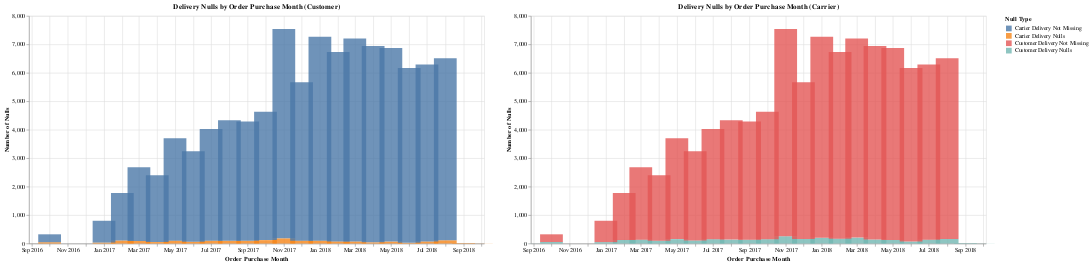

Source (notebook cell):
### Markdown cell above
## Investigate nulls in 'order_delivered_customer_date' and 'order_delivered_carrier_date'

### Code cell
"""
Features: Order Purchase Date, Delivery Null Count
"""

df_order = data.convert_to_datetime(df_order)

df_order = data.add_date_features(df_order)

customer_all, carrier_all = views.get_delivery_nulls(df_order)

customer_nulls_chart, carrier_nulls_chart = charts.delivery_nulls_chart(customer_all, carrier_all)

customer_nulls_chart | carrier_nulls_chart

### Figure 1 — Vega-Lite specification as saved in the notebook (floating-point values rounded to 4 significant figures)
{"config": {"view": {"continuousWidth": 300, "continuousHeight": 300}}, "hconcat": [{"data": {"name": "data-7e9afccb7a7e6f987f68a18314069fc9"}, "mark": {"type": "bar", "color": "orange", "opacity": 0.8, "size": 40}, "encoding": {"color": {"field": "Type", "title": "Null Type", "type": "nominal"}, "tooltip": [{"field": "order_purchase_month", "type": "temporal"}, {"field": "Null Count", "type": "quantitative"}, {"field": "Type", "type": "nominal"}], "x": {"axis": {"format": "%b %Y"}, "field": "order_purchase_month", "title": "Order Purchase Month", "type": "temporal"}, "y": {"field": "Null Count", "title": "Number of Nulls", "type": "quantitative"}}, "height": 400, "title": "Delivery Nulls by Order Purchase Month (Customer)", "width": 800}, {"data": {"name": "data-48971a33ca331532c94dc006b7f80301"}, "mark": {"type": "bar", "color": "steelblue", "opacity": 0.8, "size": 40}, "encoding": {"color": {"field": "Type", "title": "Null Type", "type": "nominal"}, "tooltip": [{"field": "order_purchase_month", "type": "temporal"}, {"field": "Null Count", "type": "quantitative"}, {"field": "Type", "type": "nominal"}], "x": {"axis": {"format": "%b %Y"}, "field": "order_purchase_month", "title": "Order Purchase Month", "type": "temporal"}, "y": {"field": "Null Count", "title": "Number of Nulls", "type": "quantitative"}}, "height": 400, "title": "Delivery Nulls by Order Purchase Month (Carrier)", "width": 800}], "$schema": "https://vega.github.io/schema/vega-lite/v5.20.1.json", "datasets": {"data-7e9afccb7a7e6f987f68a18314069fc9": [{"order_purchase_month": "2016-09-01T00:00:00", "Null Count": 2, "Type": "Carrier Delivery Nulls"}, {"order_purchase_month": "2016-10-01T00:00:00", "Null Count": 46, "Type": "Carrier Delivery Nulls"}, {"order_purchase_month": "2017-01-01T00:00:00", "Null Count": 34, "Type": "Carrier Delivery Nulls"}, {"order_purchase_month": "2017-02-01T00:00:00", "Null Count": 106, "Type": "Carrier Delivery Nulls"}, {"order_purchase_month": "2017-03-01T00:00:00", "Null Count": 91, "Type": "Carrier Delivery Nulls"}, {"order_purchase_month": "2017-04-01T00:00:00", "Null Count": 52, "Type": "Carrier Delivery Nulls"}, {"order_purchase_month": "2017-05-01T00:00:00", "Null Count": 100, "Type": "Carrier Delivery Nulls"}, {"order_purchase_month": "2017-06-01T00:00:00", "Null Count": 63, "Type": "Carrier Delivery Nulls"}, {"order_purchase_month": "2017-07-01T00:00:00", "Null Count": 98, "Type": "Carrier Delivery Nulls"}, {"order_purchase_month": "2017-08-01T00:00:00", "Null Count": 97, "Type": "Carrier Delivery Nulls"}, {"order_purchase_month": "2017-09-01T00:00:00", "Null Count": 98, "Type": "Carrier Delivery Nulls"}, {"order_purchase_month": "2017-10-01T00:00:00", "Null Count": 120, "Type": "Carrier Delivery Nulls"}, {"order_purchase_month": "2017-11-01T00:00:00", "Null Count": 183, "Type": "Carrier Delivery Nulls"}, {"order_purchase_month": "2017-12-01T00:00:00", "Null Count": 102, "Type": "Carrier Delivery Nulls"}, {"order_purchase_month": "2018-01-01T00:00:00", "Null Count": 100, "Type": "Carrier Delivery Nulls"}, {"order_purchase_month": "2018-02-01T00:00:00", "Null Count": 75, "Type": "Carrier Delivery Nulls"}, {"order_purchase_month": "2018-03-01T00:00:00", "Null Count": 73, "Type": "Carrier Delivery Nulls"}, {"order_purchase_month": "2018-04-01T00:00:00", "Null Count": 42, "Type": "Carrier Delivery Nulls"}, {"order_purchase_month": "2018-05-01T00:00:00", "Null Count": 70, "Type": "Carrier Delivery Nulls"}, {"order_purchase_month": "2018-06-01T00:00:00", "Null Count": 25, "Type": "Carrier Delivery Nulls"}, {"order_purchase_month": "2018-07-01T00:00:00", "Null Count": 73, "Type": "Carrier Delivery Nulls"}, {"order_purchase_month": "2018-08-01T00:00:00", "Null Count": 114, "Type": "Carrier Delivery Nulls"}, {"order_purchase_month": "2018-09-01T00:00:00", "Null Count": 15, "Type": "Carrier Delivery Nulls"}, {"order_purchase_month": "2018-10-01T00:00:00", "Null Count": 4, "Type": "Carrier Delivery Nulls"}, {"order_purchase_month": "2016-09-01T00:00:00", "Null Count": 2, "Type": "Carrier Delivery Not Missing"}, {"order_purchase_month": "2016-10-01T00:00:00", "Null Count": 278, "Type": "Carrier Delivery Not Missing"}, {"order_purchase_month": "2016-12-01T00:00:00", "Null Count": 1, "Type": "Carrier Delivery Not Missing"}, {"order_purchase_month": "2017-01-01T00:00:00", "Null Count": 766, "Type": "Carrier Delivery Not Missing"}, {"order_purchase_month": "2017-02-01T00:00:00", "Null Count": 1674, "Type": "Carrier Delivery Not Missing"}, {"order_purchase_month": "2017-03-01T00:00:00", "Null Count": 2591, "Type": "Carrier Delivery Not Missing"}, {"order_purchase_month": "2017-04-01T00:00:00", "Null Count": 2352, "Type": "Carrier Delivery Not Missing"}, {"order_purchase_month": "2017-05-01T00:00:00", "Null Count": 3600, "Type": "Carrier Delivery Not Missing"}, {"order_purchase_month": "2017-06-01T00:00:00", "Null Count": 3182, "Type": "Carrier Delivery Not Missing"}, {"order_purchase_month": "2017-07-01T00:00:00", "Null Count": 3928, "Type": "Carrier Delivery Not Missing"}, {"order_purchase_month": "2017-08-01T00:00:00", "Null Count": 4234, "Type": "Carrier Delivery Not Missing"}, {"order_purchase_month": "2017-09-01T00:00:00", "Null Count": 4187, "Type": "Carrier Delivery Not Missing"}, {"order_purchase_month": "2017-10-01T00:00:00", "Null Count": 4511, "Type": "Carrier Delivery Not Missing"}, {"order_purchase_month": "2017-11-01T00:00:00", "Null Count": 7361, "Type": "Carrier Delivery Not Missing"}, {"order_purchase_month": "2017-12-01T00:00:00", "Null Count": 5571, "Type": "Carrier Delivery Not Missing"}, {"order_purchase_month": "2018-01-01T00:00:00", "Null Count": 7169, "Type": "Carrier Delivery Not Missing"}, {"order_purchase_month": "2018-02-01T00:00:00", "Null Count": 6653, "Type": "Carrier Delivery Not Missing"}, {"order_purchase_month": "2018-03-01T00:00:00", "Null Count": 7138, "Type": "Carrier Delivery Not Missing"}, {"order_purchase_month": "2018-04-01T00:00:00", "Null Count": 6897, "Type": "Carrier Delivery Not Missing"}, {"order_purchase_month": "2018-05-01T00:00:00", "Null Count": 6803, "Type": "Carrier Delivery Not Missing"}, {"order_purchase_month": "2018-06-01T00:00:00", "Null Count": 6142, "Type": "Carrier Delivery Not Missing"}, {"order_purchase_month": "2018-07-01T00:00:00", "Null Count": 6219, "Type": "Carrier Delivery Not Missing"}, {"order_purchase_month": "2018-08-01T00:00:00", "Null Count": 6398, "Type": "Carrier Delivery Not Missing"}, {"order_purchase_month": "2018-09-01T00:00:00", "Null Count": 1, "Type": "Carrier Delivery Not Missing"}], "data-48971a33ca331532c94dc006b7f80301": [{"order_purchase_month": "2016-09-01T00:00:00", "Null Count": 3, "Type": "Customer Delivery Nulls"}, {"order_purchase_month": "2016-10-01T00:00:00", "Null Count": 54, "Type": "Customer Delivery Nulls"}, {"order_purchase_month": "2017-01-01T00:00:00", "Null Count": 50, "Type": "Customer Delivery Nulls"}, {"order_purchase_month": "2017-02-01T00:00:00", "Null Count": 127, "Type": "Customer Delivery Nulls"}, {"order_purchase_month": "2017-03-01T00:00:00", "Null Count": 136, "Type": "Customer Delivery Nulls"}, {"order_purchase_month": "2017-04-01T00:00:00", "Null Count": 101, "Type": "Customer Delivery Nulls"}, {"order_purchase_month": "2017-05-01T00:00:00", "Null Count": 155, "Type": "Customer Delivery Nulls"}, {"order_purchase_month": "2017-06-01T00:00:00", "Null Count": 110, "Type": "Customer Delivery Nulls"}, {"order_purchase_month": "2017-07-01T00:00:00", "Null Count": 154, "Type": "Customer Delivery Nulls"}, {"order_purchase_month": "2017-08-01T00:00:00", "Null Count": 138, "Type": "Customer Delivery Nulls"}, {"order_purchase_month": "2017-09-01T00:00:00", "Null Count": 135, "Type": "Customer Delivery Nulls"}, {"order_purchase_month": "2017-10-01T00:00:00", "Null Count": 153, "Type": "Customer Delivery Nulls"}, {"order_purchase_month": "2017-11-01T00:00:00", "Null Count": 256, "Type": "Customer Delivery Nulls"}, {"order_purchase_month": "2017-12-01T00:00:00", "Null Count": 160, "Type": "Customer Delivery Nulls"}, {"order_purchase_month": "2018-01-01T00:00:00", "Null Count": 200, "Type": "Customer Delivery Nulls"}, {"order_purchase_month": "2018-02-01T00:00:00", "Null Count": 172, "Type": "Customer Delivery Nulls"}, {"order_purchase_month": "2018-03-01T00:00:00", "Null Count": 208, "Type": "Customer Delivery Nulls"}, {"order_purchase_month": "2018-04-01T00:00:00", "Null Count": 141, "Type": "Customer Delivery Nulls"}, {"order_purchase_month": "2018-05-01T00:00:00", "Null Count": 124, "Type": "Customer Delivery Nulls"}, {"order_purchase_month": "2018-06-01T00:00:00", "Null Count": 71, "Type": "Customer Delivery Nulls"}, {"order_purchase_month": "2018-07-01T00:00:00", "Null Count": 136, "Type": "Customer Delivery Nulls"}, {"order_purchase_month": "2018-08-01T00:00:00", "Null Count": 161, "Type": "Customer Delivery Nulls"}, {"order_purchase_month": "2018-09-01T00:00:00", "Null Count": 16, "Type": "Customer Delivery Nulls"}, {"order_purchase_month": "2018-10-01T00:00:00", "Null Count": 4, "Type": "Customer Delivery Nulls"}, {"order_purchase_month": "2016-09-01T00:00:00", "Null Count": 1, "Type": "Customer Delivery Not Missing"}, {"order_purchase_month": "2016-10-01T00:00:00", "Null Count": 270, "Type": "Customer Delivery Not Missing"}, {"order_purchase_month": "2016-12-01T00:00:00", "Null Count": 1, "Type": "Customer Delivery Not Missing"}, {"order_purchase_month": "2017-01-01T00:00:00", "Null Count": 750, "Type": "Customer Delivery Not Missing"}, {"order_purchase_month": "2017-02-01T00:00:00", "Null Count": 1653, "Type": "Customer Delivery Not Missing"}, {"order_purchase_month": "2017-03-01T00:00:00", "Null Count": 2546, "Type": "Customer Delivery Not Missing"}, {"order_purchase_month": "2017-04-01T00:00:00", "Null Count": 2303, "Type": "Customer Delivery Not Missing"}, {"order_purchase_month": "2017-05-01T00:00:00", "Null Count": 3545, "Type": "Customer Delivery Not Missing"}, {"order_purchase_month": "2017-06-01T00:00:00", "Null Count": 3135, "Type": "Customer Delivery Not Missing"}, {"order_purchase_month": "2017-07-01T00:00:00", "Null Count": 3872, "Type": "Customer Delivery Not Missing"}, {"order_purchase_month": "2017-08-01T00:00:00", "Null Count": 4193, "Type": "Customer Delivery Not Missing"}, {"order_purchase_month": "2017-09-01T00:00:00", "Null Count": 4150, "Type": "Customer Delivery Not Missing"}, {"order_purchase_month": "2017-10-01T00:00:00", "Null Count": 4478, "Type": "Customer Delivery Not Missing"}, {"order_purchase_month": "2017-11-01T00:00:00", "Null Count": 7288, "Type": "Customer Delivery Not Missing"}, {"order_purchase_month": "2017-12-01T00:00:00", "Null Count": 5513, "Type": "Customer Delivery Not Missing"}, {"order_purchase_month": "2018-01-01T00:00:00", "Null Count": 7069, "Type": "Customer Delivery Not Missing"}, {"order_purchase_month": "2018-02-01T00:00:00", "Null Count": 6556, "Type": "Customer Delivery Not Missing"}, {"order_purchase_month": "2018-03-01T00:00:00", "Null Count": 7003, "Type": "Customer Delivery Not Missing"}, {"order_purchase_month": "2018-04-01T00:00:00", "Null Count": 6798, "Type": "Customer Delivery Not Missing"}, {"order_purchase_month": "2018-05-01T00:00:00", "Null Count": 6749, "Type": "Customer Delivery Not Missing"}, {"order_purchase_month": "2018-06-01T00:00:00", "Null Count": 6096, "Type": "Customer Delivery Not Missing"}, {"order_purchase_month": "2018-07-01T00:00:00", "Null Count": 6156, "Type": "Customer Delivery Not Missing"}, {"order_purchase_month": "2018-08-01T00:00:00", "Null Count": 6351, "Type": "Customer Delivery Not Missing"}]}}
